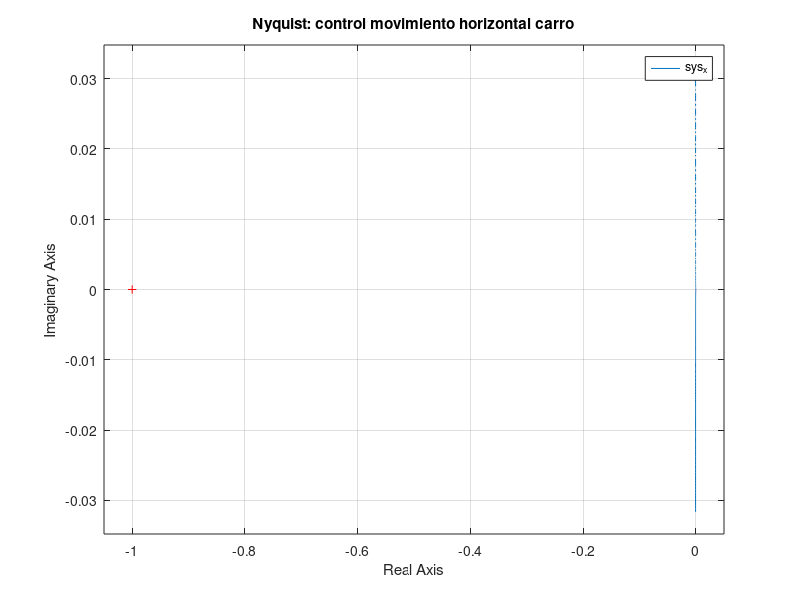
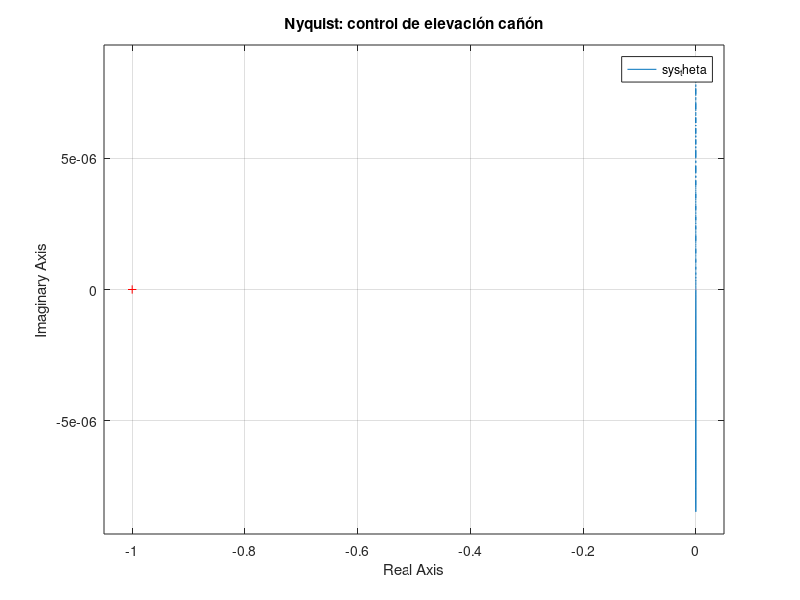

The MATLAB script that drew these images, in order: (Note: this script raises an error after producing the figures.)
% Nyquist:
% Gráficos de acuerdo al modelo corregido por el profesor: Miguel Torres

% posición carro: x
% Valores aproximados para los coeficientes de p(s) en X(s):
num_x = 10^-5*[2.3121 48.1696 -2.8353];
% Valores aproximados para los coeficientes de q(s) en X(s):
den_x = [1.0 21.4258 3.5694 -0.2835 0.0];
% Función de transferencia X(s)
sys_x = tf(num_x, den_x);

% posición cañón: theta
% Valores aproximados para los coeficientes de p(s) acoplado de Theta(s):
num_theta = 10^-5*[2.1195 0.4817];
% Valores aproximados para los coeficientes de p(s) acoplado de Theta(s):
den_theta = [1.0 21.4258 3.5694 -0.2835];
% Función de transferencia Theta(s)
sys_theta = tf(num_theta, den_theta);

% coupling: 
% Valores aproximados para los coeficientes de p(s) en X(s):
num_thetax = 10^-6*2.8902;
% Valores aproximados para los coeficientes de q(s) en X(s):
den_thetax = [1.0 21.4258 3.5694 -0.2835];
% Coupling TF:
sys_thetax = tf(num_thetax, den_thetax); 


% nyquist: 
% x:
figure;
nyquist(sys_x); 
title("Nyquist: control movimiento horizontal carro")
grid on; 
% theta: 
figure; 
nyquist(sys_theta); 
title("Nyquist: control de elevación cañón"); 
grid on; 
% coupling:
figure; 
nyquist(sys_xtheta); 
title("Nyquist: control de acoplamiento señales curzadas"); 
grid on; 
